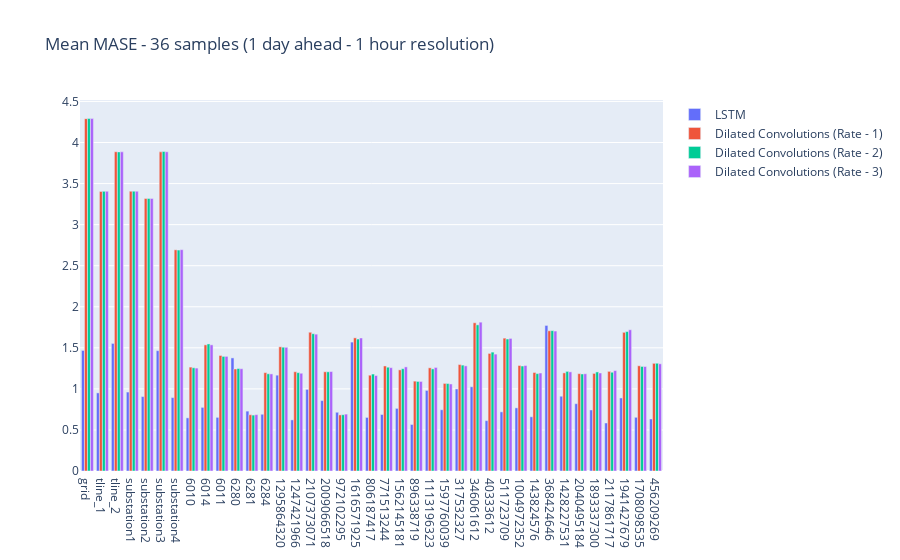

Write notebook code for a chart like this one.
### Markdown cell above
plot error in chart

### Code cell
fig = go.Figure(data=[
    go.Bar(name='LSTM', x=const.TS, y=mase_vals_lstm),
    go.Bar(name='Dilated Convolutions (Rate - 1)', x=const.TS, y=mase_vals_cnn_d1),
    go.Bar(name='Dilated Convolutions (Rate - 2)', x=const.TS, y=mase_vals_cnn),
    go.Bar(name='Dilated Convolutions (Rate - 3)', x=const.TS, y=mase_vals_cnn_d3)
])
# Change the bar mode
fig.update_layout(barmode='group')
fig.update_layout(title='Mean MASE - 36 samples (1 day ahead - 1 hour resolution)')
fig.show()
